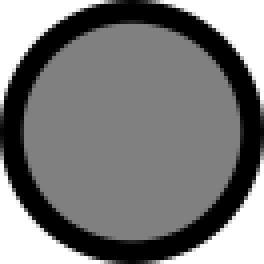
#> input picture resources/graphics/source/chordfinger.png, 66 x 66 px (shown 4 times larger); its folder holds 4 pictures in this run; the run also reads 3 pictures not shown here
$ python makeatlas.py
#> lines starting #> are read from the running program, lines starting #| are printed output that depends on the picture

import os,sys
from PIL import Image

class GraphicObject:
	def __init__(self,fname):
		self.fileName = fname
		self.image = Image.open(fname)

	def width(self):
		return self.image.size[0]

	def height(self):
		return self.image.size[1]

	def render(self,atlas,x,y):
		atlas.paste(self.image,(x,y))

	def getName(self):
		return os.path.basename(self.fileName)[:-4]

	def renderJSON(self,f,x,y,isLast):
		tab = "        "
		f.write(tab+'"{0}": {{\n'.format(self.getName()))
		xy = '"x":{0},"y":{1}'.format(x,y)
		wh = '"w":{0},"h":{1}'.format(self.width(),self.height())
		f.write(tab+'    "frame":{{ {0},{1} }},\n'.format(xy,wh))
		f.write(tab+'    "rotated":false,\n')
		f.write(tab+'    "trimmed":false,\n')
		xy = '"x":{0},"y":{1}'.format(0,0)
		f.write(tab+'    "spriteSourceSize":{{ {0},{1} }},\n'.format(xy,wh))
		f.write(tab+'    "sourceSize":{{ {0} }}\n'.format(wh))
		f.write(tab+"}}{0}\n".format("" if isLast else ","))

class GraphicPacker:
	def __init__(self):
		self.imageWidth = 512 															# width of atlas sheet.
		self.imageList = []																# list of images.

	def append(self,graphicObject):
		self.imageList.append({ "object":graphicObject, "area":graphicObject.width()*graphicObject.height() })
		while graphicObject.width() > self.imageWidth:
			self.imageWidth = self.imageWidth * 2

	def pack(self,packStep = 4):

		self.atlasHeight = 0
		iList = sorted(self.imageList,key=lambda k: k['area'],reverse = True)			# list sorted largest first.
		for i in range(0,len(iList)):													# for every element.
			x = 0																		# suggested position.
			y = 0
			isOk = False 																# set true when done.
			while not isOk:																# keep going until found.
				iList[i]["left"] = x													# save position
				iList[i]["top"] = y
				iList[i]["right"] = x + iList[i]["object"].width()
				iList[i]["bottom"] = y + iList[i]["object"].height()
				isOk = self.canPlace(iList[i],iList,0,i-1)								# check if it can go there
				if not isOk:															# it can't.
					x = x + packStep															# try slightly to right.
					if x + iList[i]["object"].width() >= self.imageWidth: 				# if it can't fit on this line
						x = 0															# move down.
						y = y + packStep

			self.atlasHeight = max(self.atlasHeight,iList[i]["bottom"]+2)				# update the bottom size

	def render(self,baseName):
		baseName = baseName.lower()														# all file names l/c
		atlas = Image.new("RGBA",(self.imageWidth,self.atlasHeight),(0,0,0,0))			# blue background
		for image in self.imageList:													# render all images
			image["object"].render(atlas,image["left"],image["top"])
		atlas.save(baseName+".png",optimize=True)										# save atlas image

		subText = open(baseName+".json","w")											# create text
		subText.write("{\n")
		subText.write('    "frames":{\n')

		for image in self.imageList:
			image["object"].renderJSON(subText,image["left"],image["top"],image == self.imageList[-1])
		subText.write("    },\n")
		subText.write('    "meta":{\n');
		subText.write('        "app":"Paul Robson\'s Python texture packer",\n');
		subText.write('        "version":"1.0",\n');
		subText.write('        "image":"{0}",\n'.format(baseName+".png"));
		subText.write('        "size":{\n');
		subText.write('             "w":{0},\n'.format(self.imageWidth));
		subText.write('             "h":{0}\n'.format(self.atlasHeight));
		subText.write('         },\n');
		subText.write('         "scale":1\n    }\n}\n');
		subText.close()

	def canPlace(self,item,iList,first,last):
		for i in range(first,last+1):													# work through all.
			if self.collides(iList[i],item):											# if collision found return False
				return False
		return True 																	# No collisions return true

	def collides(self,r1,r2):															# Check two items collide.
		separate = 	r1["right"] < r2["left"] or \
					r1["left"] > r2["right"] or \
					r1["top"] > r2["bottom"] or \
					r1["bottom"] < r2["top"]
		return not separate


count = 0
gpack = GraphicPacker()
for root,dirs,files in os.walk("source"):
	for f in files:
		count = count + 1
		fName = root + os.sep + f
		gob = GraphicObject(fName)
		gpack.append(gob)
#> this loop made 4 passes
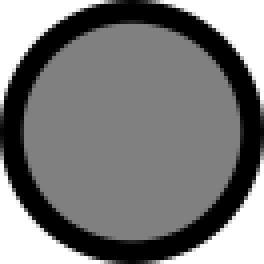
#> input picture resources/graphics/source/chordfinger.png, 66 x 66 px (shown 4 times larger)
#> pass 3, in __init__ (call 3), `self.image = Image.open(fname)`:
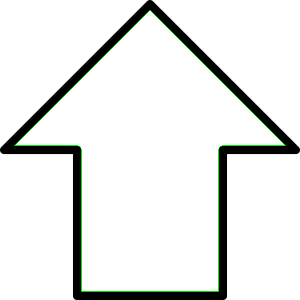
#> self.image: PIL image 300x300 RGBA; mean R, G, B, A 107.6, 109.5, 107.6, 132.3; transparent parts drawn white
gpack.pack()
gpack.render("sprites")
#> in render, `atlas = Image.new("RGBA",(self.imageWidth,self.atlasHeight),(0,0,0,0))`: atlas: PIL image 512x426 RGBA; every value is 0
#> after the loop in render, `for image in self.imageList:`:
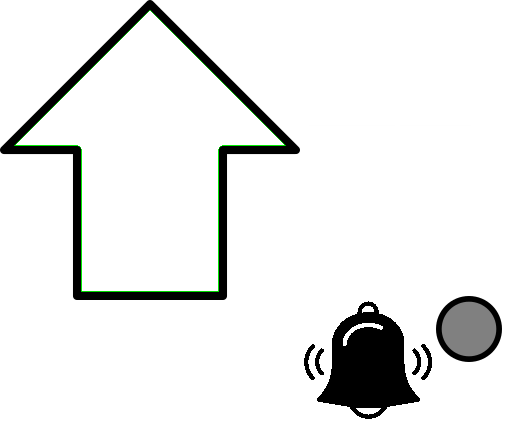
#> atlas: PIL image 512x426 RGBA; mean R, G, B, A 59.3, 60.1, 59.3, 79.2; transparent parts drawn white
print("Grabbed {0} sprites".format(count))
